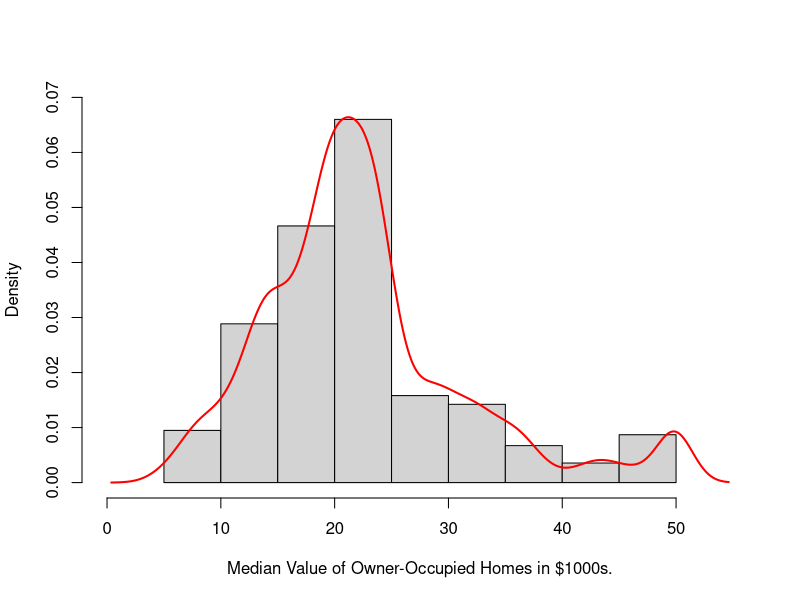
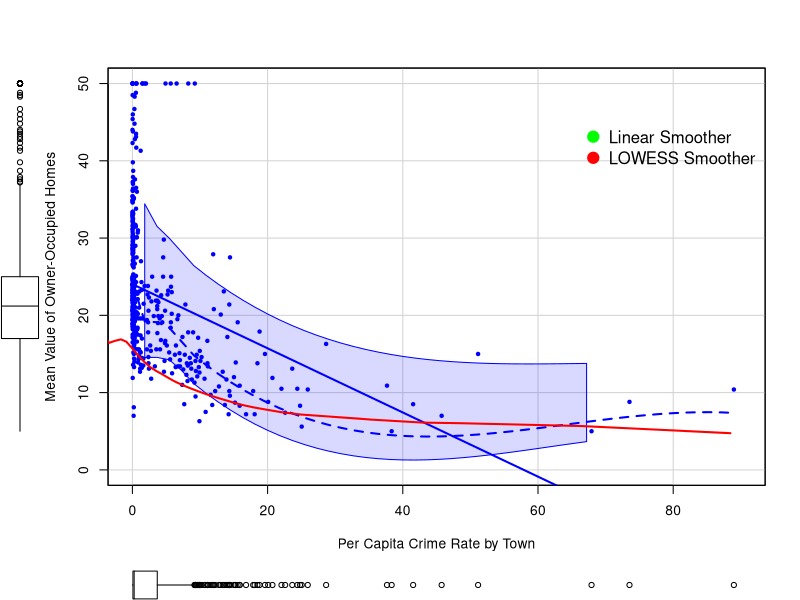
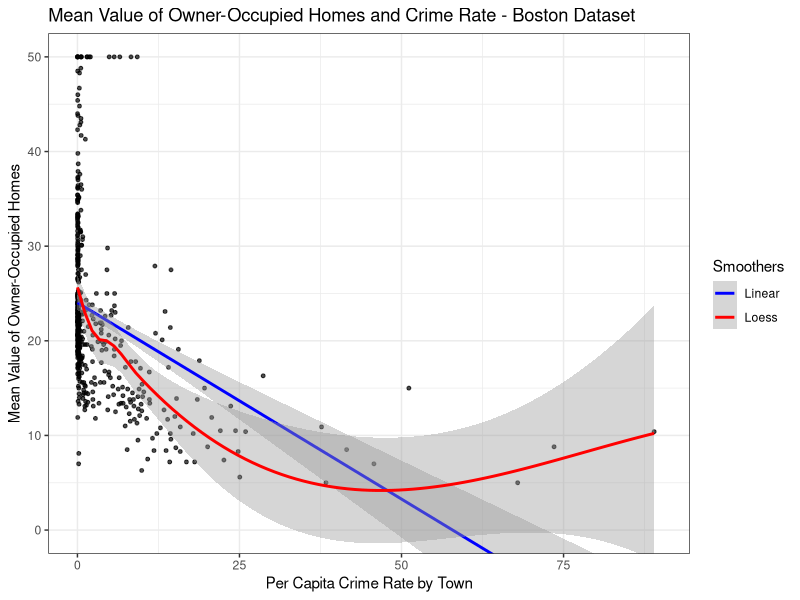
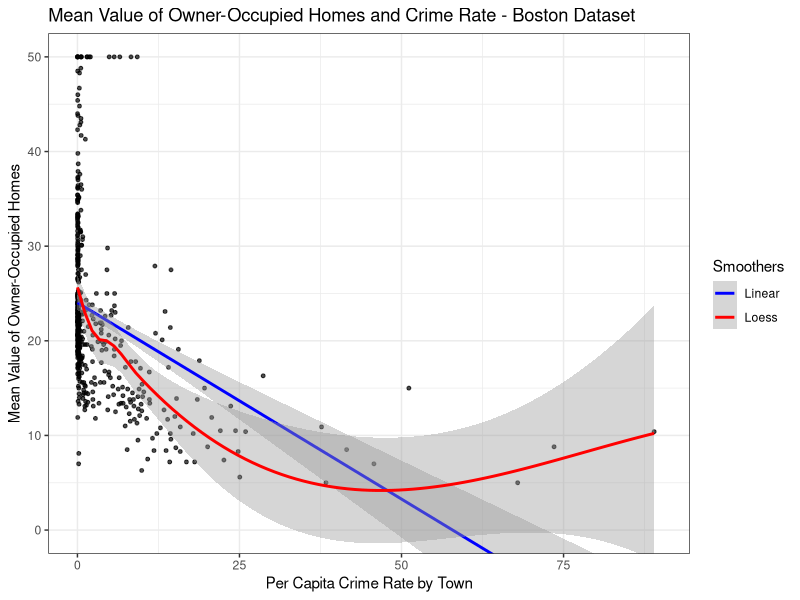
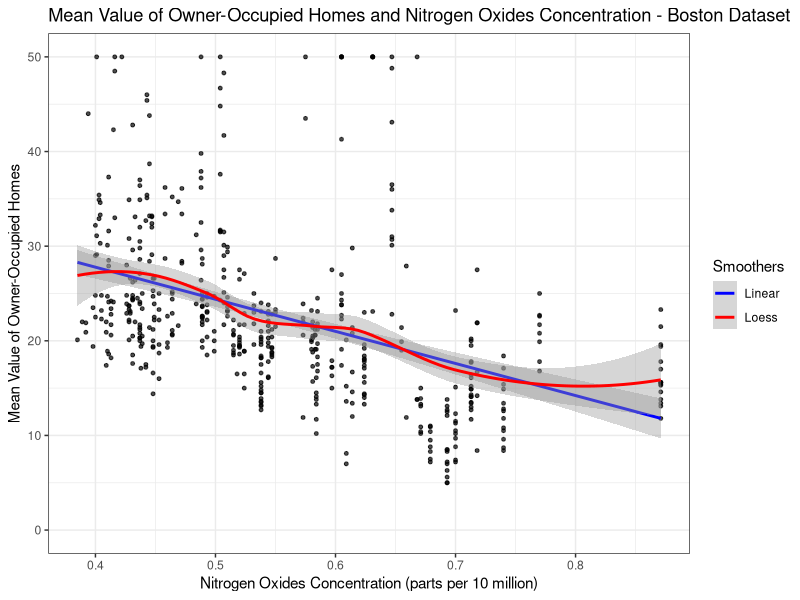
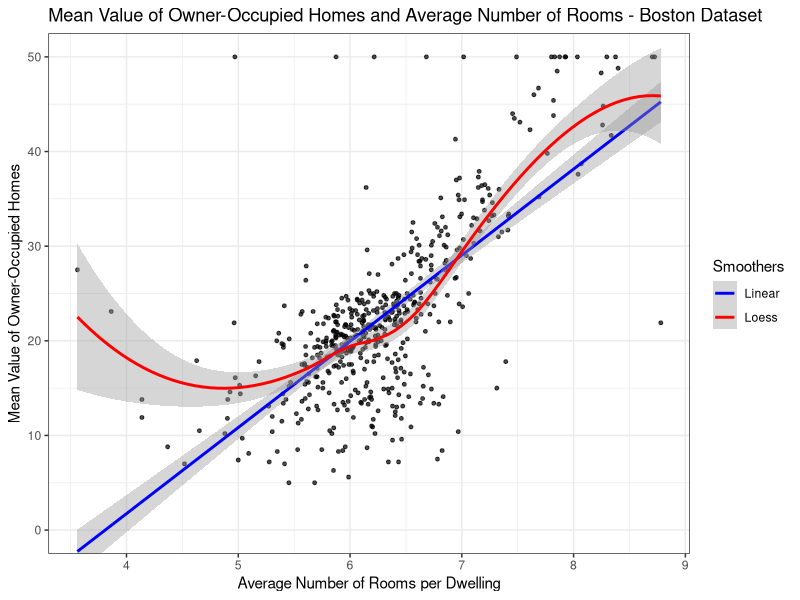
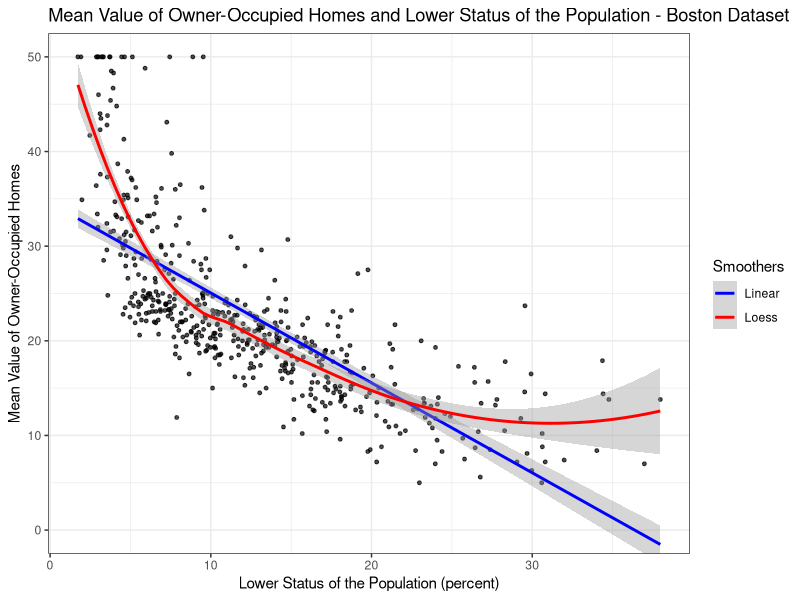
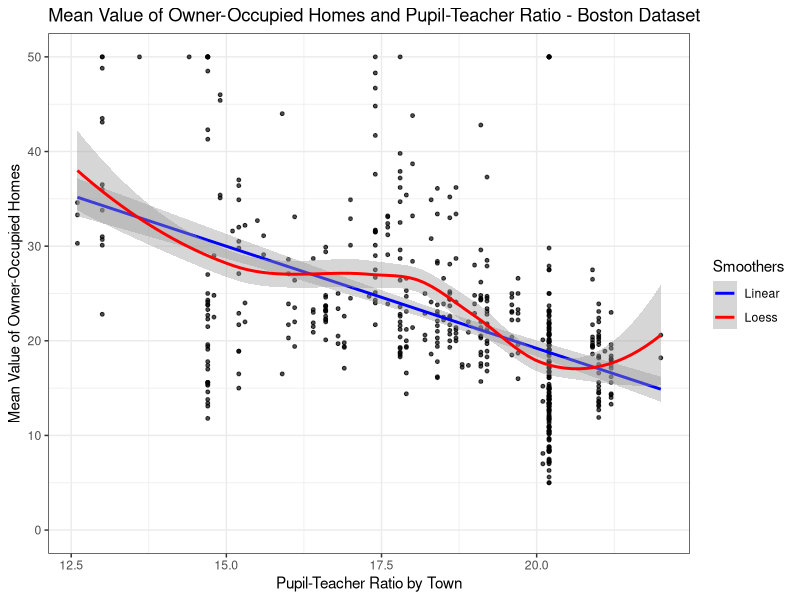

The R script that drew these images, in order: (Note: this script raises an error after producing the figures.)
###############################
####### Zápočtová úloha #######
####### Vladislav Belov #######
###############################


### Načtení potřebných knihoven ###
needed.libraries <- c('data.table','car','MASS','ggplot2','ISLR','graphics','effects','lattice')
for(libs in needed.libraries) require(libs, character.only = TRUE)


### Načtení dat ###
? Boston
head(Boston)
data <- Boston


############
### Q01: ###
############

# Z použití funkce 'summary' vyplývá, že v datovém souboru nejsou chybějicí hodnoty (NA), navíc
# lze také vidět základní charakteristiky proměnných.
summary(data)

# Rozměry datového souboru jsou 506x14, což odpovídá rozměrům uvedeným v zadání zápočtové úlohy.
dim(data)


############
### Q02: ###
############

# Histogram a odhad hustoty pro odezvu 'medv'.
hist(data$medv, freq=F, main="", xlab="Median Value of Owner-Occupied Homes in $1000s.",xlim=c(0, 55), ylim=c(0, 0.07))
lines(density(data$medv), col="red", lwd=2)


############
### Q03: ###
############

### (a) Scatter plot závislosti cen nemovitostí na kriminalitě (knihovna 'car'). ###
# + smoothery
scatterplot(medv ~ crim, data, grid = T, smoother = NULL, lwd = 2,
            xlab = "Per Capita Crime Rate by Town", 
            ylab = "Mean Value of Owner-Occupied Homes",
            xlim = c(0, 90), 
            ylim = c(0, 50),
            pch = 20)
lines(lowess(x = data$crim, y = data$medv), col = "red", lwd = 2)
legend("topright", 
       legend = c("Linear Smoother", "LOWESS Smoother"), 
       col = c("green", "red"), 
       pch = c(19,19), 
       bty = "n", 
       pt.cex = 1.5, 
       cex = 1, 
       text.col = "black", 
       horiz = F , 
       inset = c(0, 0.1),)

### (b) Scatter plot závislosti cen nemovitostí na kriminalitě (knihovna 'ggplot2'). ###
# + smoothery s konfidenčními intervaly
# ('loess smoother' je obecnější než 'lowess') 
p1 <- ggplot(data, aes(x=crim, y=medv)) +
  geom_point(size=1, alpha=0.7) +
  geom_smooth(method = 'lm', formula = y ~ x, aes(colour="Linear"))  +
  geom_smooth(method = 'loess', formula = y ~ x, aes(colour="Loess")) +
  scale_colour_manual(name="Smoothers", values=c("blue", "red")) + 
  theme_bw() +
  xlab("Per Capita Crime Rate by Town") +
  ylab("Mean Value of Owner-Occupied Homes") +
  ggtitle("Mean Value of Owner-Occupied Homes and Crime Rate - Boston Dataset") +
  coord_cartesian(xlim=c(0, 90), ylim=c(0, 50))
p1

### Vybereme zbůsob (b) pro zobrazení závislosti 'medv' na ostatních parametrech: ###
p2 <- ggplot(data, aes(x=nox, y=medv)) +
  geom_point(size=1, alpha=0.7) +
  geom_smooth(method = 'lm', formula = y ~ x, aes(colour="Linear"))  +
  geom_smooth(method = 'loess', formula = y ~ x, aes(colour="Loess")) +
  scale_colour_manual(name="Smoothers", values=c("blue", "red")) + 
  theme_bw() +
  xlab("Nitrogen Oxides Concentration (parts per 10 million)") +
  ylab("Mean Value of Owner-Occupied Homes") +
  ggtitle("Mean Value of Owner-Occupied Homes and Nitrogen Oxides Concentration - Boston Dataset") +
  coord_cartesian(xlim=c(0.385, 0.8710), ylim=c(0, 50)) 
p3 <- ggplot(data, aes(x=rm, y=medv)) +
  geom_point(size=1, alpha=0.7) +
  geom_smooth(method = 'lm', formula = y ~ x, aes(colour="Linear"))  +
  geom_smooth(method = 'loess', formula = y ~ x, aes(colour="Loess")) +
  scale_colour_manual(name="Smoothers", values=c("blue", "red")) + 
  theme_bw() +
  xlab("Average Number of Rooms per Dwelling") +
  ylab("Mean Value of Owner-Occupied Homes") +
  ggtitle("Mean Value of Owner-Occupied Homes and Average Number of Rooms - Boston Dataset") +
  coord_cartesian(xlim=c(3.561, 8.780), ylim=c(0, 50))
p4 <- ggplot(data, aes(x=lstat, y=medv)) +
  geom_point(size=1, alpha=0.7) +
  geom_smooth(method = 'lm', formula = y ~ x, aes(colour="Linear"))  +
  geom_smooth(method = 'loess', formula = y ~ x, aes(colour="Loess")) +
  scale_colour_manual(name="Smoothers", values=c("blue", "red")) + 
  theme_bw() +
  xlab("Lower Status of the Population (percent)") +
  ylab("Mean Value of Owner-Occupied Homes") +
  ggtitle("Mean Value of Owner-Occupied Homes and Lower Status of the Population - Boston Dataset") +
  coord_cartesian(xlim=c(1.7, 38), ylim=c(0, 50))
p5 <- ggplot(data, aes(x=ptratio, y=medv)) +
  geom_point(size=1, alpha=0.7) +
  geom_smooth(method = 'lm', formula = y ~ x, aes(colour="Linear"))  +
  geom_smooth(method = 'loess', formula = y ~ x, aes(colour="Loess")) +
  scale_colour_manual(name="Smoothers", values=c("blue", "red")) + 
  theme_bw() +
  xlab("Pupil-Teacher Ratio by Town") +
  ylab("Mean Value of Owner-Occupied Homes") +
  ggtitle("Mean Value of Owner-Occupied Homes and Pupil-Teacher Ratio - Boston Dataset") +
  coord_cartesian(xlim=c(12.6, 22), ylim=c(0, 50))
p6 <- ggplot(data, aes(x=dis, y=medv)) +
  geom_point(size=1, alpha=0.7) +
  geom_smooth(method = 'lm', formula = y ~ x, aes(colour="Linear"))  +
  geom_smooth(method = 'loess', formula = y ~ x, aes(colour="Loess")) +
  scale_colour_manual(name="Smoothers", values=c("blue", "red")) + 
  theme_bw() +
  xlab("Weighted Mean of Distances to Five Boston Employment Centres") +
  ylab("Mean Value of Owner-Occupied Homes") +
  ggtitle("Mean Value of Owner-Occupied Homes and Mean of Distances to Centres - Boston Dataset") +
  coord_cartesian(xlim=c(1, 12.5), ylim=c(0, 50))

### Grafy: ###
# Mean Value of Owner-Occupied Homes and Crime Rate
p1
# Mean Value of Owner-Occupied Homes and Nitrogen Oxides Concentration
p2
# Mean Value of Owner-Occupied Homes and Average Number of Rooms
p3
# Mean Value of Owner-Occupied Homes and Lower Status of the Population
p4
# Mean Value of Owner-Occupied Homes and Pupil-Teacher Ratio
p5
# Mean Value of Owner-Occupied Homes and Mean of Distances to Centres
p6


############
### Q04: ###
############

### Boxplot pro proměnnou 'rad' ###
radbp <- ggplot(data, aes(x=rad, y=medv, group=rad)) + 
  geom_boxplot(fill="white", colour="darkblue", notch=F) +
  geom_jitter(width = 0.2) +
  xlab("Index of Accessibility to Radial Highways") +
  ylab("Mean Value of Owner-Occupied Homes") + 
  ggtitle("Mean Value of Owner-Occupied Homes and Index of Accessibility to Radial Highways")
radbp

### Boxplot pro proměnnou 'chas' ###
is.factor(data$chas)
data$chas <- as.factor(data$chas)
chasbp <- ggplot(data, aes(x=chas, y=medv, group=chas)) + 
  geom_boxplot(fill="white", colour="darkblue", notch=F) +
  geom_jitter(width = 0.2) +
  xlab("Charles River Dummy Variable") +
  ylab("Mean Value of Owner-Occupied Homes") + 
  ggtitle("Mean Value of Owner-Occupied Homes and Index of Accessibility to Radial Highways")
chasbp

### Boxplot pro proměnnou 'rad' s transformací ###
data["newrad"] <- "Low Accessibility"
data$newrad[data$rad < 10] = "High Accessibility"
newradbp <- ggplot(data, aes(x=newrad, y=medv, group=newrad)) + 
  geom_boxplot(fill="white", colour="darkblue", notch=TRUE) +
  geom_jitter(width = 0.2) + 
  xlab("Index of Accessibility to Radial Highways") +
  ylab("Mean Value of Owner-Occupied Homes") + 
  ggtitle("Mean Value of Owner-Occupied Homes and Index of Accessibility to Radial Highways")
newradbp


############
### Q05: ###
############

# nahui


############
### Q06: ###
############

medv_lm <- lm(medv ~ crim, data)
summary(medv_lm)
# Vidíme, že intercept a proměnná 'crim' jsou signifikantní podle p-value, ale koeficient determinace je docela nízký.
# Podíváme se na chování reziduí:
opar <- par(mfrow=c(2,2))
plot(medv_lm)
par(opar)
# Je vidět, že rezidua nejsou rozmístěny symetricky kolem regresní křivky a navíc z Q-Q plotu neplyne jejich normalita.

# Nyní se podíváme na fit modelu:
ggplot(data, aes(x=crim, y=medv)) +
  geom_point(size=1, alpha=0.7) +
  geom_abline(intercept = coef(medv_lm)[1], slope = coef(medv_lm)[2], col='darkred') +
  theme_bw() +
  xlab("Per Capita Crime Rate by Town") +
  ylab("Mean Value of Owner-Occupied Homes") +
  ggtitle("Simple Linear Model Fit") +
  coord_cartesian(xlim=c(0, 90), ylim=c(0, 50))
# Z fitu daného jednoduchého regresního modelu vyplývá, že ceny nemovitiostí klesají v závislosti na míře kriminality
(coef(medv_lm)[1] + coef(medv_lm)[2]*0)-(coef(medv_lm)[1] + coef(medv_lm)[2]*10)
# Vzroste-li kriminalita o 10 jednotek, pak ceny v průměru klesnou o přibližne $4000.


############
### Q07: ###
############

### Uděláme logaritmickou transformaci odezvy 'medv'. ###
logmedv_lm <- lm(log(medv)~ crim, data)
summary(logmedv_lm)
# Koeficient determinace se zvýšil, p-value ukazuje na signifikantnost proměnných.
opar <- par(mfrow=c(2,2))
plot(logmedv_lm)
par(opar)
# Rezidua jsou nyní rozmístěny více symetricky a Q-Q plot také vypadá lépe.
# Stále ale model není ideální.

### Graf s regresní křivkou pro nový model a konfidenčními intervaly na hladině významnosti 5%: ###
new_crime <- data.frame(crim = seq(0,90,0.1779))
new_conf = predict(logmedv_lm, newdata = new_crime, interval = "confidence", level=0.95)
new_pred = predict(logmedv_lm, newdata = new_crime, interval = "prediction", level=0.95)
ggplot(data, aes(x=crim, y=log(medv))) +
  geom_point(size=1, alpha=0.7) +
  labs(color="Lines:") + 
  geom_line(aes(x=seq(0,90,0.1779), y=new_conf[,1], colour = "Fit")) + 
  geom_line(aes(x=seq(0,90,0.1779), y=new_conf[,2], colour = "Confidence Interval")) + 
  geom_line(aes(x=seq(0,90,0.1779), y=new_conf[,3], colour = "Confidence Interval")) + 
  geom_line(aes(x=seq(0,90,0.1779), y=new_pred[,2], colour = "Prediction Interval"), linetype=2) + 
  geom_line(aes(x=seq(0,90,0.1779), y=new_pred[,3], colour = "Prediction Interval"), linetype=2) + 
  theme_bw() +
  xlab("Per Capita Crime Rate by Town") +
  ylab("Log - Mean Value of Owner-Occupied Homes") +
  ggtitle("Linear Model with Log-Transformation of the Dependant Variable (Tolerance - 5%)") +
  coord_cartesian(xlim=c(0, 90), ylim=c(1, 4))

### Porovnáme naši transformaci s transformací navrženou Box-Coxem:
dev.off()
# Log-věrohodnostní profil Box-Coxovy transformace:
boxcox(medv_lm)
# Nový model s použitím Box-Coxovy transformace.
medv_lm_bc <- update(medv_lm, . ~ boxCoxVariable(medv))
summary(medv_lm_bc)


ggplot(data, aes(x=crim, y=medv)) +
  geom_point(size=1, alpha=0.7) +
  geom_abline(intercept = coef(medv_lm_bc)[1], slope = coef(medv_lm_bc)[2], col="darkblue") + 
  theme_bw() +
  xlab("Per Capita Crime Rate by Town") +
  ylab("Mean Value of Owner-Occupied Homes") +
  ggtitle("Box-Cox Transformation") +
  coord_cartesian(xlim=c(0, 90), ylim=c(1, 50))
